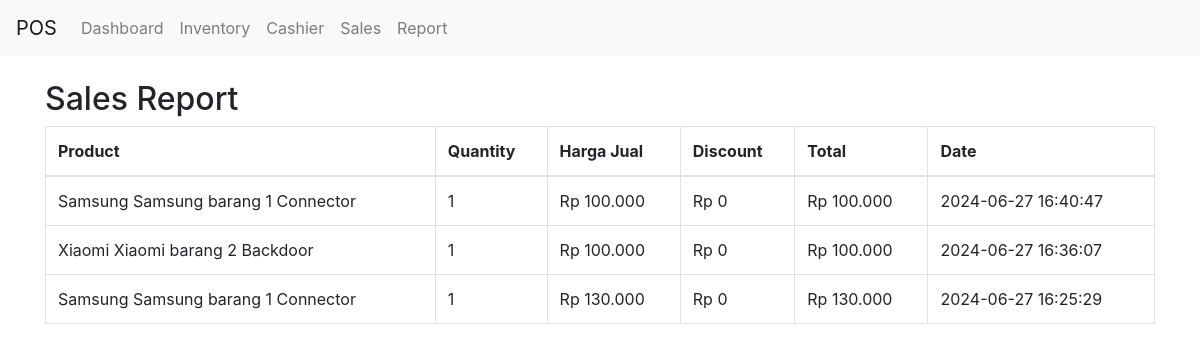
/sales_report.php, run on the app's committed database.
### tables this page shows
CREATE TABLE `sales` (
  `id` int NOT NULL,
  `product_id` int NOT NULL,
  `quantity` int NOT NULL,
  `price` decimal(10,2) NOT NULL,
  `discount` decimal(10,2) NOT NULL,
  `total` decimal(10,2) NOT NULL,
  `date` timestamp NULL DEFAULT CURRENT_TIMESTAMP
);

CREATE TABLE `products` (
  `id` int NOT NULL,
  `name` varchar(255) NOT NULL,
  `stock` int NOT NULL,
  `hargabeli` decimal(10,2) NOT NULL,
  `kategori` varchar(255) NOT NULL,
  `merk` varchar(255) NOT NULL
);

### sales_report.php (the view, shortened to what this page needs)
<?php include 'config.php';
?>
<!DOCTYPE html>
<html>
<head>
    <link rel="stylesheet" href="https://maxcdn.bootstrapcdn.com/bootstrap/4.0.0/css/bootstrap.min.css">
</head>
<body>
<div class="container mt-4">
    <h2>Sales Report</h2>
    <table class="table table-bordered">
        <thead>
            <tr>
                <th>Product</th>
                <th>Quantity</th>
                <th>Harga Jual</th>
                <th>Discount</th>
                <th>Total</th>
                <th>Date</th>
            </tr>
        </thead>
        <tbody>
            <?php
            $sql = "SELECT p.merk, p.name, s.quantity, s.price, s.discount, s.total, s.date
                    FROM sales s
                    JOIN products p ON s.product_id = p.id
                    ORDER BY s.date DESC";
            $result = $conn->query($sql);
            if ($result->num_rows > 0) {
                while ($row = $result->fetch_assoc()) {
                    echo "<tr>";
                    echo "<td>" . $row["merk"] . " " . $row["name"] . "</td>";
                    echo "<td>" . $row["quantity"] . "</td>";
                    echo "<td>Rp " . number_format($row["price"], 0, ',', '.') . "</td>";
                    echo "<td>Rp " . number_format($row["discount"], 0, ',', '.') . "</td>";
                    echo "<td>Rp " . number_format($row["total"], 0, ',', '.') . "</td>";
                    echo "<td>" . $row["date"] . "</td>";
                    echo "</tr>";
                }
            } else {
                echo "<tr><td colspan='6'>No sales found</td></tr>";
            }
            ?>
        </tbody>
    </table>
</div>
</body>
</html>

### styles.css (style rules this page uses)
body { -ms-text-size-adjust: 100%; -webkit-text-size-adjust: 100%; text-size-adjust: 100%; -webkit-user-select: none; user-select: none; }
body { -webkit-overflow-scrolling: touch; -webkit-tap-highlight-color: transparent; }

### data on the page
sales: product.merk "Samsung", product.name "Samsung barang 1 Connector", quantity "1", price "100.000", discount "0", total "100.000", date "2024-06-27 16:40:47"
sales: product.merk "Xiaomi", product.name "Xiaomi barang 2 Backdoor", quantity "1", price "100.000", discount "0", total "100.000", date "2024-06-27 16:36:07"
sales: product.merk "Samsung", product.name "Samsung barang 1 Connector", quantity "1", price "130.000", discount "0", total "130.000", date "2024-06-27 16:25:29"
